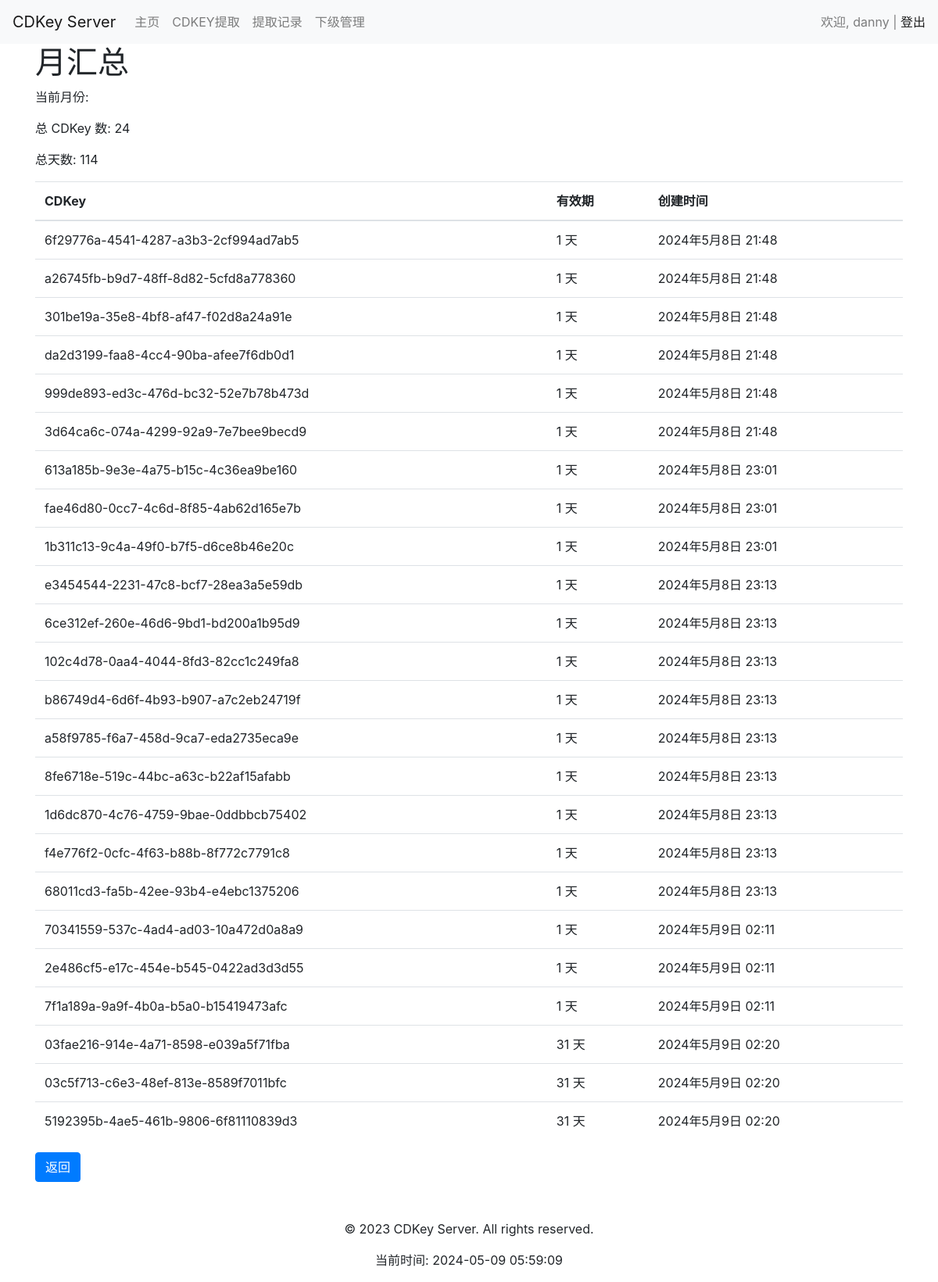
The app's page /user/cdkey/monthly-summary/ (signed in) with its own data.
### user/models.py (models this page shows, shortened)
class User(AbstractUser):
    USER_TYPE_CHOICES = (
        (1, '管理员'),
        (2, '一级代理'),
        (3, '二级代理'),
    )
    ROLE_CHOICES = (
        ('admin', '管理员'),
        ('agent', '代理'),
    )
    superior = models.ForeignKey('self', on_delete=models.SET_NULL, null=True, blank=True, related_name='subordinates', verbose_name='上级')
    role = models.CharField(max_length=50, choices=ROLE_CHOICES, default='agent', verbose_name='角色')
    user_type = models.SmallIntegerField(choices=USER_TYPE_CHOICES, default=3, verbose_name='用户类型')
    is_active = models.BooleanField(default=True,verbose_name='是否激活')
    monthly_quota = models.IntegerField(default=0,verbose_name='月度配额')
    day_quota = models.IntegerField(default=0, verbose_name='日配额')
    quota_updated_at = models.DateField(auto_now_add=True)
    class Meta:
        db_table = 'user'

class CDKey(models.Model):
    key = models.CharField(max_length=255, unique=True)
    created_at = models.DateTimeField(auto_now_add=True)
    expires_at = models.DateTimeField()
    created_by = models.ForeignKey('User', on_delete=models.CASCADE, related_name='created_cdkeys')
    used_by = models.ForeignKey('User', on_delete=models.CASCADE, related_name='used_cdkeys', null=True, blank=True)
    used_at = models.DateTimeField(null=True, blank=True)
    validity_days = models.IntegerField(choices=[(1, '1 天'), (31, '31 天')], default=1)

### user/views.py (the view)
# urls.py: path('cdkey/monthly-summary/', views.cdkey_monthly_summary, name='cdkey_monthly_summary'),
def cdkey_monthly_summary(request):
    current_month = datetime.now().month
    current_year = datetime.now().year
    cdkeys = CDKey.objects.filter(created_by=request.user, created_at__month=current_month, created_at__year=current_year)
    total_cdkeys = cdkeys.count()
    total_days = sum(cdkey.validity_days for cdkey in cdkeys)
    context = {
        'cdkeys': cdkeys,
        'total_cdkeys': total_cdkeys,
        'total_days': total_days,
    }
    return render(request, 'user/cdkey_monthly_summary.html', context)

### user/templates/user/cdkey_monthly_summary.html
{% extends 'base.html' %}
{% block content %}
<div class="container">
    <h1>月汇总</h1>
    <p>当前月份: {{ current_month }}</p>
    <p>总 CDKey 数: {{ total_cdkeys }}</p>
    <p>总天数: {{ total_days }}</p>
    <table class="table">
        <thead>
            <tr>
                <th>CDKey</th>
                <th>有效期</th>
                <th>创建时间</th>
            </tr>
        </thead>
        <tbody>
            {% for cdkey in cdkeys %}
            <tr>
                <td>{{ cdkey.key }}</td>
                <td>{{ cdkey.validity_days }} 天</td>
                <td>{{ cdkey.created_at }}</td>
            </tr>
            {% endfor %}
        </tbody>
    </table>
    <a href="{% url 'user:cdkey_record' %}" class="btn btn-primary">返回</a>
</div>
{% endblock %}

### user/templates/base.html (shortened to what this page needs)
<!DOCTYPE html>
<html lang="en">
<head>
    <link rel="stylesheet" href="https://stackpath.bootstrapcdn.com/bootstrap/4.5.2/css/bootstrap.min.css">
</head>
<body>
    <header>
        {% block header %}
        <nav class="navbar navbar-expand-lg navbar-light bg-light">
            <a class="navbar-brand" href="{% url 'user:user_home' %}">CDKey Server</a>
            <div class="collapse navbar-collapse" id="navbarNav">
                <ul class="navbar-nav">
                    <li class="nav-item">
                        <a class="nav-link" href="{% url 'user:user_home' %}">主页</a>
                    </li>
                    <li class="nav-item">
                        <a class="nav-link" href="{% url 'user:generate_cdkey' %}">CDKEY提取</a>
                    </li>
                    <li class="nav-item">
                        <a class="nav-link" href="{% url 'user:cdkey_record' %}">提取记录</a>
                    </li>
                    <li class="nav-item">
                        <a class="nav-link" href="{% url 'user:subordinate_list' %}">下级管理</a>
                    </li>
                </ul>
            </div>
            {% if user.is_authenticated %}
            <span class="navbar-text">
                欢迎, {{ user.username }} | <a href="{% url 'user:logout' %}">登出</a>
            </span>
            {% endif %}
        </nav>
        {% endblock %}
    </header>
    <main>
        {% block content %}{% endblock %}
    </main>
    <footer class="mt-5">
        {% block footer %}
        <div class="text-center">
            <p>&copy; 2023 CDKey Server. All rights reserved.</p>
            <p>当前时间: {% now "Y-m-d H:i:s" %}</p>
        </div>
        {% endblock %}
    </footer>
</body>
</html>

### records on screen
User: username "danny"
CDKey: key "6f29776a-4541-4287-a3b3-2cf994ad7ab5", validity_days "1", created_at "2024年5月8日 21:48"
CDKey: key "a26745fb-b9d7-48ff-8d82-5cfd8a778360", validity_days "1", created_at "2024年5月8日 21:48"
CDKey: key "301be19a-35e8-4bf8-af47-f02d8a24a91e", validity_days "1", created_at "2024年5月8日 21:48"
CDKey: key "da2d3199-faa8-4cc4-90ba-afee7f6db0d1", validity_days "1", created_at "2024年5月8日 21:48"
CDKey: key "999de893-ed3c-476d-bc32-52e7b78b473d", validity_days "1", created_at "2024年5月8日 21:48"
CDKey: key "3d64ca6c-074a-4299-92a9-7e7bee9becd9", validity_days "1", created_at "2024年5月8日 21:48"
CDKey: key "613a185b-9e3e-4a75-b15c-4c36ea9be160", validity_days "1", created_at "2024年5月8日 23:01"
CDKey: key "fae46d80-0cc7-4c6d-8f85-4ab62d165e7b", validity_days "1", created_at "2024年5月8日 23:01"
CDKey: key "1b311c13-9c4a-49f0-b7f5-d6ce8b46e20c", validity_days "1", created_at "2024年5月8日 23:01"
CDKey: key "e3454544-2231-47c8-bcf7-28ea3a5e59db", validity_days "1", created_at "2024年5月8日 23:13"
CDKey: key "6ce312ef-260e-46d6-9bd1-bd200a1b95d9", validity_days "1", created_at "2024年5月8日 23:13"
CDKey: key "102c4d78-0aa4-4044-8fd3-82cc1c249fa8", validity_days "1", created_at "2024年5月8日 23:13"
CDKey: key "b86749d4-6d6f-4b93-b907-a7c2eb24719f", validity_days "1", created_at "2024年5月8日 23:13"
CDKey: key "a58f9785-f6a7-458d-9ca7-eda2735eca9e", validity_days "1", created_at "2024年5月8日 23:13"
CDKey: key "8fe6718e-519c-44bc-a63c-b22af15afabb", validity_days "1", created_at "2024年5月8日 23:13"
CDKey: key "1d6dc870-4c76-4759-9bae-0ddbbcb75402", validity_days "1", created_at "2024年5月8日 23:13"
CDKey: key "f4e776f2-0cfc-4f63-b88b-8f772c7791c8", validity_days "1", created_at "2024年5月8日 23:13"
CDKey: key "68011cd3-fa5b-42ee-93b4-e4ebc1375206", validity_days "1", created_at "2024年5月8日 23:13"
CDKey: key "70341559-537c-4ad4-ad03-10a472d0a8a9", validity_days "1", created_at "2024年5月9日 02:11"
CDKey: key "2e486cf5-e17c-454e-b545-0422ad3d3d55", validity_days "1", created_at "2024年5月9日 02:11"
CDKey: key "7f1a189a-9a9f-4b0a-b5a0-b15419473afc", validity_days "1", created_at "2024年5月9日 02:11"
CDKey: key "03fae216-914e-4a71-8598-e039a5f71fba", validity_days "31", created_at "2024年5月9日 02:20"
CDKey: key "03c5f713-c6e3-48ef-813e-8589f7011bfc", validity_days "31", created_at "2024年5月9日 02:20"
CDKey: key "5192395b-4ae5-461b-9806-6f81110839d3", validity_days "31", created_at "2024年5月9日 02:20"

### other values on screen
{{ total_cdkeys }} "24"
{{ total_days }} "114"
